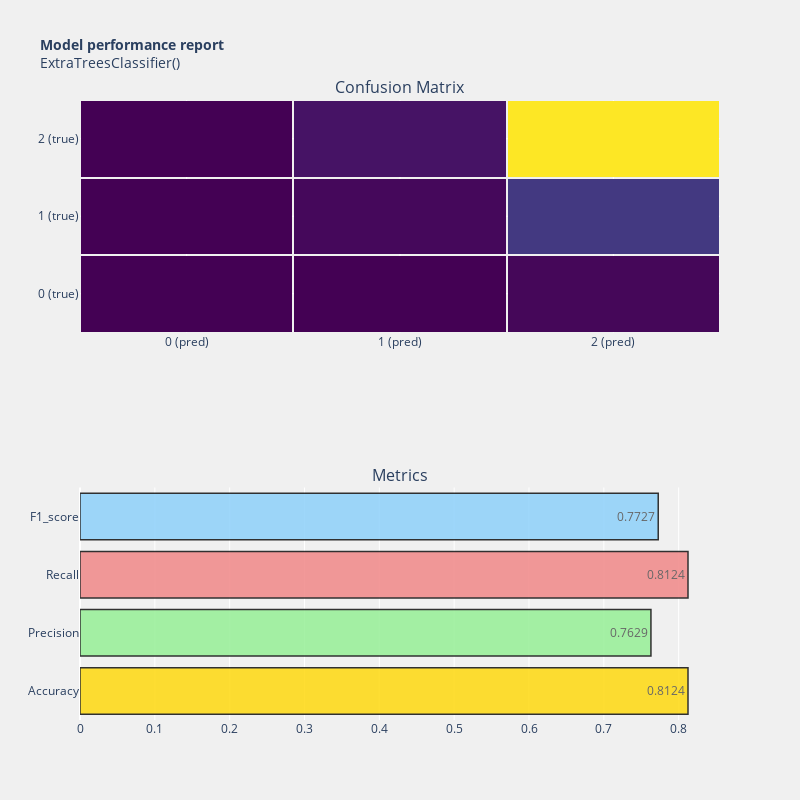

The notebook cell this image was saved under:
### Code cell
model_performance(extree, Y_test, y_pred)

### Figure 1 — Plotly figure (JSON) as saved in the notebook; plotly's stock layout.template omitted (floating-point values rounded to 4 significant figures)
{"data": [{"colorscale": [[0, "#440154"], [0.1111, "#482878"], [0.2222, "#3e4989"], [0.3333, "#31688e"], [0.4444, "#26828e"], [0.5556, "#1f9e89"], [0.6667, "#35b779"], [0.7778, "#6ece58"], [0.8889, "#b5de2b"], [1, "#fde725"]], "hoverinfo": "text", "showscale": false, "text": [[1, 3, 48], [0, 60, 492], [0, 150, 2941]], "type": "heatmap", "x": ["0 (pred)", "1 (pred)", "2 (pred)"], "xaxis": "x", "xgap": 2, "y": ["0 (true)", "1 (true)", "2 (true)"], "yaxis": "y", "ygap": 2, "z": [[1, 3, 48], [0, 60, 492], [0, 150, 2941]]}, {"marker": {"color": ["gold", "lightgreen", "lightcoral", "lightskyblue"], "line": {"color": "#000000", "width": 1.5}}, "opacity": 0.8, "orientation": "h", "text": [0.8124, 0.7629, 0.8124, 0.7727], "textposition": "auto", "type": "bar", "x": [0.8124, 0.7629, 0.8124, 0.7727], "xaxis": "x2", "y": ["Accuracy", "Precision", "Recall", "F1_score"], "yaxis": "y2"}], "layout": {"annotations": [{"font": {"size": 16}, "showarrow": false, "text": "Confusion Matrix", "x": 0.5, "xanchor": "center", "xref": "paper", "y": 1, "yanchor": "bottom", "yref": "paper"}, {"font": {"size": 16}, "showarrow": false, "text": "Metrics", "x": 0.5, "xanchor": "center", "xref": "paper", "y": 0.375, "yanchor": "bottom", "yref": "paper"}], "autosize": true, "height": 800, "paper_bgcolor": "rgba(240,240,240, 0.95)", "plot_bgcolor": "rgba(240,240,240, 0.95)", "showlegend": false, "title": {"font": {"size": 14}, "text": "<b>Model performance report</b><br>ExtraTreesClassifier()"}, "width": 800, "xaxis": {"anchor": "y", "domain": [0, 1]}, "xaxis2": {"anchor": "y2", "domain": [0, 1]}, "yaxis": {"anchor": "x", "domain": [0.625, 1]}, "yaxis2": {"anchor": "x2", "domain": [0, 0.375]}}}
